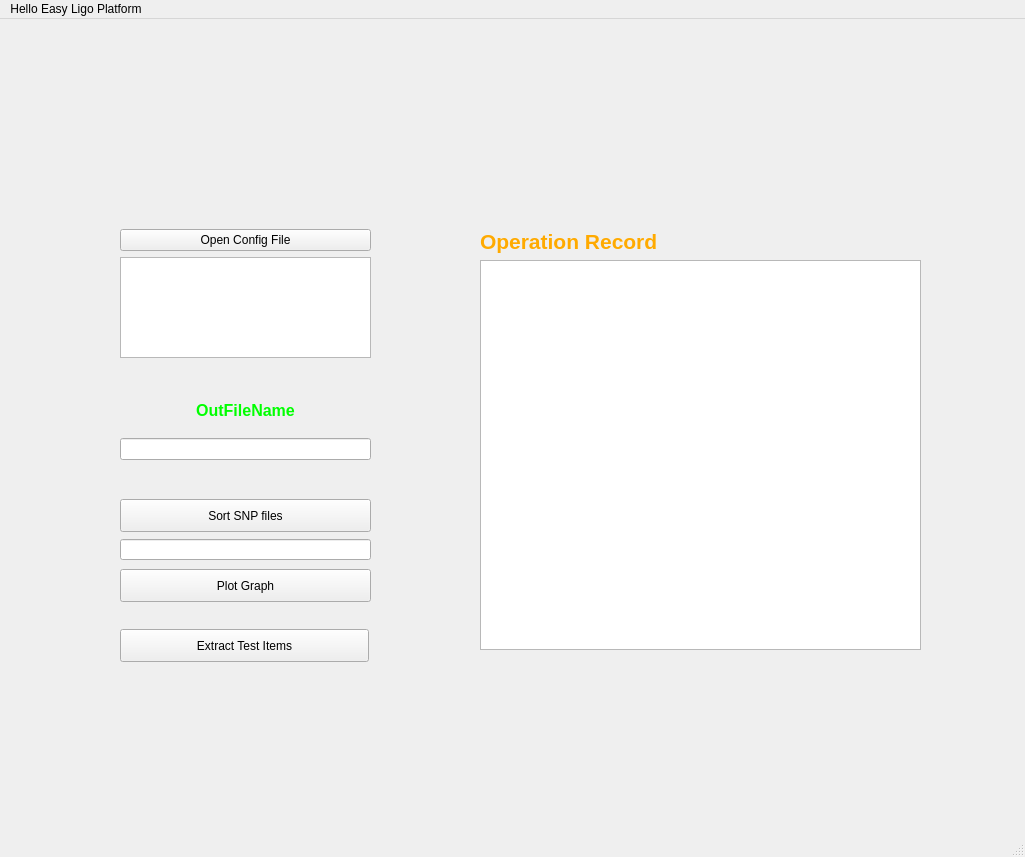
<?xml version="1.0" encoding="UTF-8"?>
<ui version="4.0">
 <class>MainWindow</class>
 <widget class="QMainWindow" name="MainWindow">
  <property name="geometry">
   <rect>
    <x>0</x>
    <y>0</y>
    <width>1025</width>
    <height>857</height>
   </rect>
  </property>
  <property name="windowTitle">
   <string>MainWindow</string>
  </property>
  <widget class="QWidget" name="centralwidget">
   <widget class="QWidget" name="verticalLayoutWidget">
    <property name="geometry">
     <rect>
      <x>480</x>
      <y>210</y>
      <width>441</width>
      <height>421</height>
     </rect>
    </property>
    <layout class="QVBoxLayout" name="verticalLayout">
     <item>
      <widget class="QLabel" name="lb_OperationRecord">
       <property name="text">
        <string>&lt;!DOCTYPE HTML PUBLIC &quot;-//W3C//DTD HTML 4.0//EN&quot; &quot;http://www.w3.org/TR/REC-html40/strict.dtd&quot;&gt;
&lt;html&gt;&lt;head&gt;&lt;meta name=&quot;qrichtext&quot; content=&quot;1&quot; /&gt;&lt;style type=&quot;text/css&quot;&gt;
p, li { white-space: pre-wrap; }
&lt;/style&gt;&lt;/head&gt;&lt;body style=&quot; font-family:'SimSun'; font-size:9pt; font-weight:400; font-style:normal;&quot;&gt;
&lt;p style=&quot; margin-top:0px; margin-bottom:0px; margin-left:0px; margin-right:0px; -qt-block-indent:0; text-indent:0px;&quot;&gt;&lt;span style=&quot; font-size:16pt; font-weight:600; color:#ffaa00;&quot;&gt;Operation Record&lt;/span&gt;&lt;/p&gt;&lt;/body&gt;&lt;/html&gt;</string>
       </property>
      </widget>
     </item>
     <item>
      <widget class="QTextBrowser" name="tx_OperationRecord"/>
     </item>
    </layout>
   </widget>
   <widget class="QWidget" name="verticalLayoutWidget_2">
    <property name="geometry">
     <rect>
      <x>120</x>
      <y>210</y>
      <width>251</width>
      <height>129</height>
     </rect>
    </property>
    <layout class="QVBoxLayout" name="verticalLayout_2">
     <item>
      <widget class="QPushButton" name="pb_OpenConfigFile">
       <property name="styleSheet">
        <string notr="true">font: 75 12pt &quot;Calibri&quot;;
font: 75 12pt &quot;Calibri&quot;;
rgb:(85, 170, 255);</string>
       </property>
       <property name="text">
        <string>Open Config File</string>
       </property>
      </widget>
     </item>
     <item>
      <widget class="QTextBrowser" name="tx_OpenFile">
       <property name="styleSheet">
        <string notr="true">font: 12pt &quot;Arial&quot;;</string>
       </property>
      </widget>
     </item>
    </layout>
   </widget>
   <widget class="QWidget" name="verticalLayoutWidget_3">
    <property name="geometry">
     <rect>
      <x>120</x>
      <y>370</y>
      <width>251</width>
      <height>71</height>
     </rect>
    </property>
    <layout class="QVBoxLayout" name="verticalLayout_3">
     <item>
      <widget class="QLabel" name="lb_OutFileName">
       <property name="text">
        <string>&lt;html&gt;&lt;head/&gt;&lt;body&gt;&lt;p align=&quot;center&quot;&gt;&lt;span style=&quot; font-size:12pt; font-weight:600; color:#00ff00;&quot;&gt;OutFileName&lt;/span&gt;&lt;/p&gt;&lt;/body&gt;&lt;/html&gt;</string>
       </property>
      </widget>
     </item>
     <item>
      <widget class="QLineEdit" name="le_OutFileName">
       <property name="styleSheet">
        <string notr="true">font: 16pt &quot;Arial&quot;;</string>
       </property>
      </widget>
     </item>
    </layout>
   </widget>
   <widget class="QPushButton" name="pb_SortSNP">
    <property name="geometry">
     <rect>
      <x>120</x>
      <y>480</y>
      <width>251</width>
      <height>33</height>
     </rect>
    </property>
    <property name="styleSheet">
     <string notr="true">font: 75 12pt &quot;Calibri&quot;;
font: 75 12pt &quot;Calibri&quot;;
rgb:(85, 170, 255);</string>
    </property>
    <property name="text">
     <string>Sort SNP files</string>
    </property>
   </widget>
   <widget class="QPushButton" name="pb_ExtractItems">
    <property name="geometry">
     <rect>
      <x>120</x>
      <y>610</y>
      <width>249</width>
      <height>33</height>
     </rect>
    </property>
    <property name="styleSheet">
     <string notr="true">font: 75 12pt &quot;Calibri&quot;;
font: 75 12pt &quot;Calibri&quot;;
rgb:(85, 170, 255);</string>
    </property>
    <property name="text">
     <string>Extract Test Items</string>
    </property>
   </widget>
   <widget class="QLineEdit" name="le_sxx">
    <property name="geometry">
     <rect>
      <x>120</x>
      <y>520</y>
      <width>251</width>
      <height>21</height>
     </rect>
    </property>
   </widget>
   <widget class="QPushButton" name="pb_PlotGraph">
    <property name="geometry">
     <rect>
      <x>120</x>
      <y>550</y>
      <width>251</width>
      <height>33</height>
     </rect>
    </property>
    <property name="styleSheet">
     <string notr="true">font: 75 12pt &quot;Calibri&quot;;
font: 75 12pt &quot;Calibri&quot;;
rgb:(85, 170, 255);</string>
    </property>
    <property name="text">
     <string>Plot Graph</string>
    </property>
   </widget>
  </widget>
  <widget class="QMenuBar" name="menubar">
   <property name="geometry">
    <rect>
     <x>0</x>
     <y>0</y>
     <width>1025</width>
     <height>26</height>
    </rect>
   </property>
   <widget class="QMenu" name="menuHello_Easy_Ligo_Platform">
    <property name="title">
     <string>Hello Easy Ligo Platform</string>
    </property>
    <addaction name="separator"/>
    <addaction name="separator"/>
   </widget>
   <addaction name="menuHello_Easy_Ligo_Platform"/>
  </widget>
  <widget class="QStatusBar" name="statusbar"/>
 </widget>
 <resources/>
 <connections/>
</ui>
